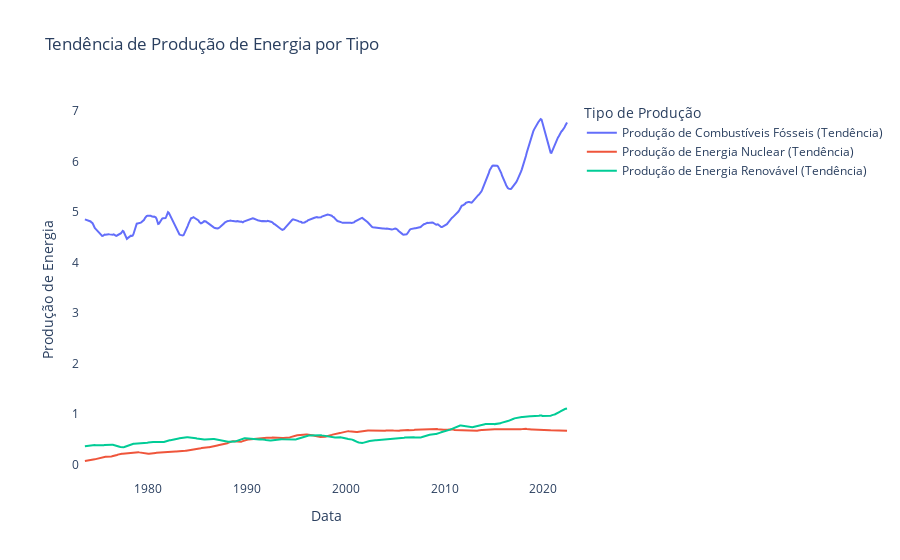

Source (notebook cell):
### Code cell
import statsmodels.api as sm

# 2. Criar um novo DataFrame com as colunas de interesse
producao_tipos = resumo_mundial[["data", "producao_total_de_combustiveis_fosseis", "producao_de_energia_nuclear", "producao_total_de_energia_renovavel"]]

# 3. Utilizar seasonal_decompose para decompor as séries temporais
producao_tipos.set_index("data", inplace=True)
decomposed_combustiveis = sm.tsa.seasonal_decompose(producao_tipos["producao_total_de_combustiveis_fosseis"], model='additive')
decomposed_nuclear = sm.tsa.seasonal_decompose(producao_tipos["producao_de_energia_nuclear"], model='additive')
decomposed_renovavel = sm.tsa.seasonal_decompose(producao_tipos["producao_total_de_energia_renovavel"], model='additive')

# 4. Criar a plotagem usando plotly
fig = go.Figure()

fig.add_trace(go.Scatter(
    x=producao_tipos.index,
    y=decomposed_combustiveis.trend,
    mode='lines',
    name='Produção de Combustíveis Fósseis (Tendência)'
))


fig.add_trace(go.Scatter(
    x=producao_tipos.index,
    y=decomposed_nuclear.trend,
    mode='lines',
    name='Produção de Energia Nuclear (Tendência)'
))


fig.add_trace(go.Scatter(
    x=producao_tipos.index,
    y=decomposed_renovavel.trend,
    mode='lines',
    name='Produção de Energia Renovável (Tendência)'
))

fig.update_layout(
    title='Tendência de Produção de Energia por Tipo',
    xaxis_title='Data',
    yaxis_title='Produção de Energia',
    legend_title='Tipo de Produção',
    plot_bgcolor='white'  # Definir o fundo do gráfico como branco
)

fig.show()

### Figure 1 — Plotly figure (JSON) as saved in the notebook; plotly's stock layout.template omitted (floating-point values rounded to 4 significant figures; data arrays with more than 128 entries replaced by an {"elided": "..."} marker saying what was removed)
{"data": [{"mode": "lines", "name": "Produção de Combustíveis Fósseis (Tendência)", "type": "scatter", "x": {"elided": "599 str values"}, "y": {"elided": "599 float values"}}, {"mode": "lines", "name": "Produção de Energia Nuclear (Tendência)", "type": "scatter", "x": {"elided": "599 str values"}, "y": {"elided": "599 float values"}}, {"mode": "lines", "name": "Produção de Energia Renovável (Tendência)", "type": "scatter", "x": {"elided": "599 str values"}, "y": {"elided": "599 float values"}}], "layout": {"legend": {"title": {"text": "Tipo de Produção"}}, "plot_bgcolor": "white", "title": {"text": "Tendência de Produção de Energia por Tipo"}, "xaxis": {"title": {"text": "Data"}}, "yaxis": {"title": {"text": "Produção de Energia"}}}}
